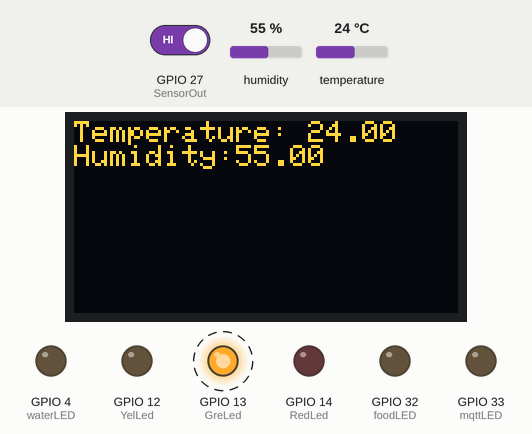
The sketch below on a simulated ESP32. Parts: 128×64 one-colour display, output pins drawn as LEDs (lit = HIGH). Dashed ring = blinking. Inputs (shaded band) come from the test bench; at power-on: humidity 55 %, GPIO 27 (SensorOut) HIGH, temperature 24 °C. The OLED is the two-colour kind (top 16 rows yellow); WiFi joins after 1.5 s; servers stay silent unless stated; no MQTT or app messages arrive unless stated; what the sketch prints to the serial monitor is not drawn.

Above: at 7.7 s.
7.8 s: humidity set to 22 %
At 15.9 s:
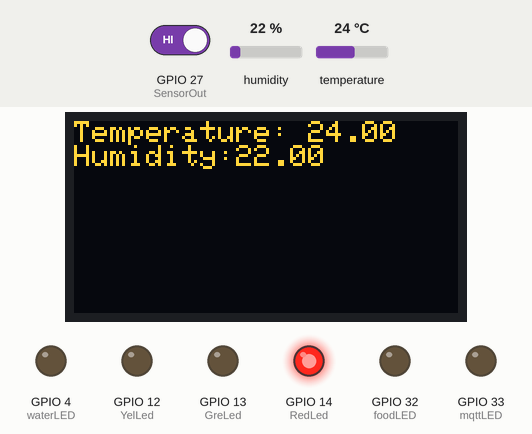
16.5 s: GPIO 27 (SensorOut) driven LOW
At 19.3 s:
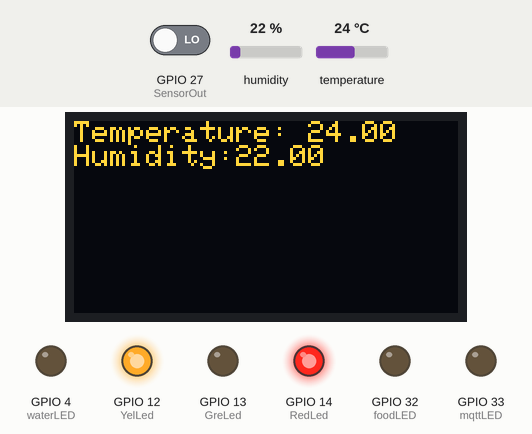
22.1 s: temperature set to 12 °C
At 25.1 s:
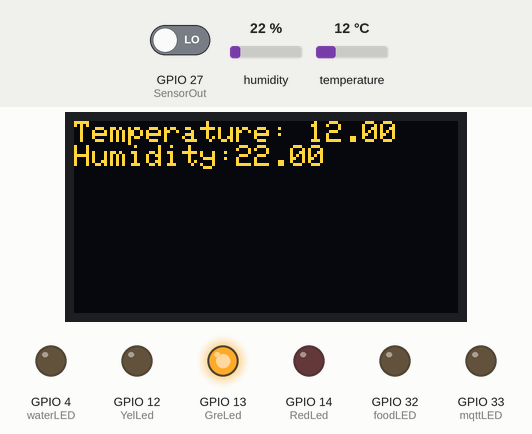
25.8 s: GPIO 27 (SensorOut) driven HIGH
At 31.9 s:
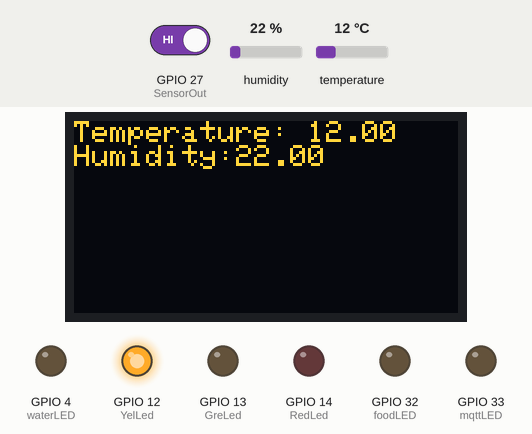
37.3 s: humidity set to 40 %
At 40.4 s:
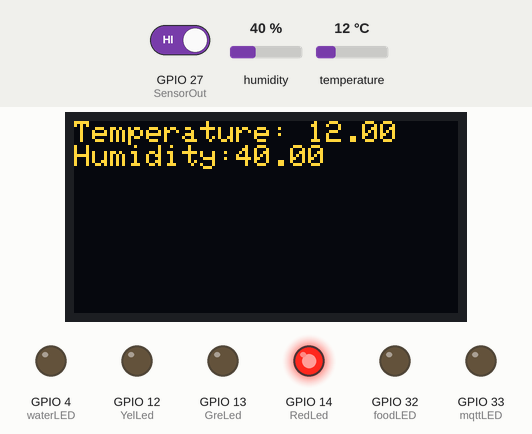
Timing chart, 0 to 41.9 s (numbered marks = the images above; inputs shaded):
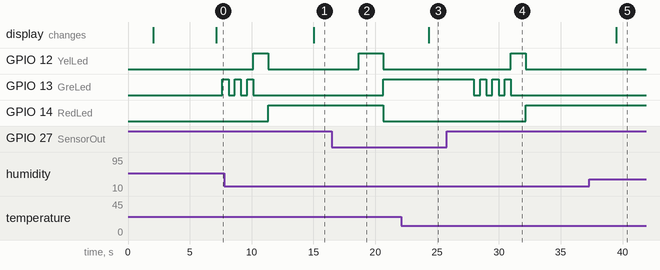

The sketch:

biggest_mult_sens.ino
```cpp
#include <stdio.h>
#include <string.h>
#include <Adafruit_GFX.h>
#include <Adafruit_SSD1306.h>
#include <ArduinoJson.h>
#include <ArduinoJson.hpp>
#include <WiFi.h>
#include <PubSubClient.h>
#include <Wire.h>
#include <Adafruit_Sensor.h>
#include <DHT.h>
#include <DHT_U.h>
#include "utils.h"


//TEMPERATURE AND HUMIDITY MEASURE + UPDATE DISPLAY APPLICATION's VARIABLES
bool obstacle_detect = false;
bool last_check = false;
bool ledState = false;
int tl = 1;
char conditionsString[50];  // Adjust the size based on your needs
char tempString[10];
char humidityString[10];
char printscreen[100];

//I/O WITH LIBRARIES DECLARATION
Adafruit_SSD1306 display(SCREEN_WIDTH, SCREEN_HEIGHT, &Wire, -1);
DHT dht_sensor(DHT_SENSOR_PIN,DHT_SENSOR_TYPE);

void setup() {
  //DHT11 Setup//
  dht_sensor.begin();
  delay(2000);

  //Display Setup//
  if(!display.begin(SSD1306_SWITCHCAPVCC, 0x3C)){
    Serial.println(F("SSD1306 allocation failed"));
  }
  delay(1500);
  display.clearDisplay();

  //Ports I/O setup//
  pinMode(RedLed, OUTPUT);
  pinMode(YelLed, OUTPUT);
  pinMode(GreLed, OUTPUT);
  pinMode(SensorOut, INPUT);
  pinMode(DHT_SENSOR_PIN, INPUT);
  pinMode(mqttLED,OUTPUT);
  pinMode(foodLED,OUTPUT);
  pinMode(waterLED,OUTPUT);

  // Set software serial baud to 115200;
  Serial.begin(115200);
  delay(1000);
  connectAWS();

}

/////////////////////////////////////// FUNCTIONS /////////////////////////////////////////
void check_obstacle(){
  last_check = obstacle_detect;
  obstacle_detect = digitalRead(SensorOut);
}
void updateDisplay(const char* text) {
  // Clear the display
  display.clearDisplay();

  // Set text size and color
  display.setTextSize(1);
  display.setTextColor(SSD1306_WHITE);

  // Set the text position
  display.setCursor(0, 0);

  // Update the text content based on the function argument
  display.print(text);

  // Display the updated content
  display.display();
}
void GreenLight(){
  if (last_check == true){
    digitalWrite(YelLed, HIGH);
    delay(2000);
    digitalWrite(RedLed, LOW);
    digitalWrite(YelLed, LOW);
  }
  digitalWrite(GreLed, HIGH);
}
void RedLight(){
  if (last_check == false){
    digitalWrite(GreLed, LOW);
    delay(500);
    digitalWrite(GreLed, HIGH);
    delay(500);
    digitalWrite(GreLed, LOW);
    delay(500);
    digitalWrite(GreLed, HIGH);
    delay(500);
    digitalWrite(GreLed, LOW);
    delay(500);
    digitalWrite(GreLed, HIGH);
    delay(500);
    digitalWrite(GreLed,LOW);
    digitalWrite(YelLed,HIGH);
    delay(1200);
    digitalWrite(YelLed,LOW);
  }
  digitalWrite(RedLed, HIGH);
}
void TrafficLights(){
  check_obstacle();
  if (obstacle_detect == false){
    GreenLight();
      tl = 1;
      client.publish("esp32/trafficlights", "green");

  }
  else {
    RedLight();
    tl = 0;
    client.publish("esp32/trafficlights", "red");
  }

}
void check_temp(){
  float temp = dht_sensor.readTemperature();
  float humidity = dht_sensor.readHumidity();
  delay(1000);
  sprintf(tempString, "%.2f", temp);
  sprintf(humidityString, "%.2f", humidity);
    // Concatenate the formatted strings with the original string
  sprintf(conditionsString, "Temperature: %s\nHumidity:%s", tempString, humidityString);
}

//// CREATING TEMP AND HUM PANEL

void loop() {
  check_temp();
  updateDisplay(conditionsString);
  TrafficLights();
  client.loop();
  delay(100);

  // Create a JSON object
  StaticJsonDocument<256> doc;

  // Add temperature, humidity, traffic_lights_status, and timestamp fields to the JSON object
  doc["temperature"] = dht_sensor.readTemperature();
  doc["humidity"] = dht_sensor.readHumidity();
  doc["traffic_lights_status"] = tl;
  doc["timestamp"] = millis();

// Get current time from system clock in milliseconds since epoch
  // Serialize the JSON object to a buffer
  char jsonBuffer[256];
  serializeJson(doc, jsonBuffer);

  // Publish the JSON string to the MQTT topic
  client.publish(AWS_IOT_PUBLISH_TOPIC, jsonBuffer);

  delay(2500); // Publish every 2 seconds
}
```

certs.h
```cpp
#include <pgmspace.h>

#define THINGNAME "esp32_1"  // replace with thing name

const char WIFI_SSID[] = "WiFi-Yehida _2.4";  // replace with wifi ssid
const char WIFI_PASSWORD[] = "Lutter@1212";   // replace with wifi password

const char AWS_IOT_ENDPOINT[] = "a3l9qbpyz2pw5m-ats.iot.us-east-1.amazonaws.com";  // replace with iot endpoint

// Amazon Root CA 1 :
static const char AWS_CERT_CA[] PROGMEM = R"EOF(
-----BEGIN CERTIFICATE-----
INSERT HERE YOUR AWS CA CERTIFICATE
-----END CERTIFICATE-----
)EOF";

// Device Certificate
static const char AWS_CERT_CRT[] PROGMEM = R"KEY(
-----BEGIN CERTIFICATE-----
INSERT HERE YOUR AWS DEVICE CERTIFICATE
-----END CERTIFICATE-----

)KEY";

// Device Private key
static const char AWS_CERT_PRIVATE[] PROGMEM = R"KEY(
-----BEGIN RSA PRIVATE KEY-----
INSERT HERE YOUR AWS PRIVATE CERTIFICATE
-----END RSA PRIVATE KEY-----

)KEY";
```

utils.h
```cpp
#include <Arduino_BuiltIn.h>

#include "certs.h"
#include <WiFiClientSecure.h>
#include <PubSubClient.h>
#include <ArduinoJson.h>
#include "WiFi.h"

#define AWS_IOT_PUBLISH_TOPIC   "esp32/pub"
#define AWS_PUBLISH_TEMP  "esp32/pub/temp"
#define AWS_PUBLISH_HUM "esp32/pub/hum"
#define AWS_PUBLISH_TL  "esp32/pub/tl"
#define AWS_PUBLISH_LED "esp32/pub/led"
#define AWS_IOT_SUBSCRIBE_TOPIC "esp32/sub"

#define mqttLED 33
#define foodLED 32
#define waterLED 4

#define RedLed 14
#define YelLed 12
#define GreLed 13
#define DHT_SENSOR_PIN 26
#define DHT_SENSOR_TYPE DHT11
#define SensorOut 27
#define SCREEN_WIDTH 128 // OLED display width in pixels
#define SCREEN_HEIGHT 64 // OLED display hight in pixels

WiFiClientSecure net = WiFiClientSecure();
PubSubClient client(net);

void messageHandler(char* topic, byte* payload, unsigned int length) {
  Serial.print("incoming: ");
  Serial.println(topic);

  StaticJsonDocument<200> doc;
  deserializeJson(doc, payload);
  const char* message = doc["message"];
  Serial.println(message);

  if (strcmp(message, "LEDon") == 0) {
    digitalWrite(mqttLED, HIGH); // Turn the LED on
    Serial.println("LED turned on");
  } else if (strcmp(message, "LEDoff") == 0) {
    digitalWrite(mqttLED, LOW); // Turn the LED off
    Serial.println("LED turned off");
  }
  else if (strcmp(message, "water")==0){
    digitalWrite(waterLED, HIGH); // Turn off the LED
    delay(1500);
    digitalWrite(waterLED, LOW);
  }
  else if (strcmp(message, "food")==0){
    digitalWrite(foodLED, HIGH); // Turn off the LED
    delay(1500);
    digitalWrite(foodLED, LOW);
  } else {
    Serial.println("Invalid message received");
  }

}
void connectAWS() {
  WiFi.mode(WIFI_STA);
  WiFi.begin(WIFI_SSID, WIFI_PASSWORD);

  Serial.println("Connecting to Wi-Fi");

  while (WiFi.status() != WL_CONNECTED){
    delay(500);
    Serial.print(".");
  }

  // Configure WiFiClientSecure to use the AWS IoT device credentials
  net.setCACert(AWS_CERT_CA);
  net.setCertificate(AWS_CERT_CRT);
  net.setPrivateKey(AWS_CERT_PRIVATE);

  // Connect to the MQTT broker on the AWS endpoint we defined earlier
  client.setServer(AWS_IOT_ENDPOINT, 8883);

  // Create a message handler
  client.setCallback(messageHandler);

  Serial.println("Connecting to AWS IOT");

  while (!client.connect(THINGNAME)) {
    Serial.print(".");
    delay(100);
  }

  if (!client.connected()) {
    Serial.println("AWS IoT Timeout!");
    return;
  }
  client.subscribe(AWS_IOT_SUBSCRIBE_TOPIC);
  Serial.println("AWS IoT Connected!");
}
void publishMessage(int value, const char* dataType) {
  StaticJsonDocument<200> doc;

  if (strcmp(dataType, "temperature") == 0) {
    doc["temperature"] = value;
    char jsonBuffer[512];
    serializeJson(doc, jsonBuffer);
    client.publish(AWS_IOT_PUBLISH_TOPIC, jsonBuffer); // Publish to temperature_topic
  } else if (strcmp(dataType, "humidity") == 0) {
    doc["humidity"] = value;
    char jsonBuffer[512];
    serializeJson(doc, jsonBuffer);
    client.publish(AWS_IOT_PUBLISH_TOPIC, jsonBuffer); // Publish to humidity_topic
  } else if (strcmp(dataType, "traffic_lights_status") == 0) {
    doc["traffic_lights_status"] = value;
    char jsonBuffer[512];
    serializeJson(doc, jsonBuffer);
    client.publish(AWS_IOT_PUBLISH_TOPIC, jsonBuffer); // Publish to traffic_lights_topic
  } else {
    Serial.println("Invalid data type. Please choose from 'temperature', 'humidity', or 'traffic_lights_status'.");
    return;
  }
}
```

Measured:
- after the input at 7.8 s, the display: changes after 7.2 s (image 1)
- after the input at 16.5 s, GPIO 12 (YelLed): LOW → HIGH after 2.2 s, → LOW 2.0 s later; GPIO 13 (GreLed): LOW → HIGH after 4.2 s; GPIO 14 (RedLed): HIGH → LOW after 4.2 s
- after the input at 22.1 s, the display: changes after 2.2 s (image 3)
- after the input at 25.8 s, GPIO 12 (YelLed): LOW → HIGH after 5.2 s, → LOW 1.2 s later; GPIO 13 (GreLed): alternates HIGH for 0.50 s and LOW for 0.50 s, 7 changes in all, then stays LOW, starting after 2.2 s; GPIO 14 (RedLed): LOW → HIGH after 6.4 s
- after the input at 37.3 s, the display: changes after 2.2 s (image 5)
- by itself, GPIO 13 (GreLed): alternates HIGH for 0.50 s and LOW for 0.50 s, 5 changes in all, then stays LOW
